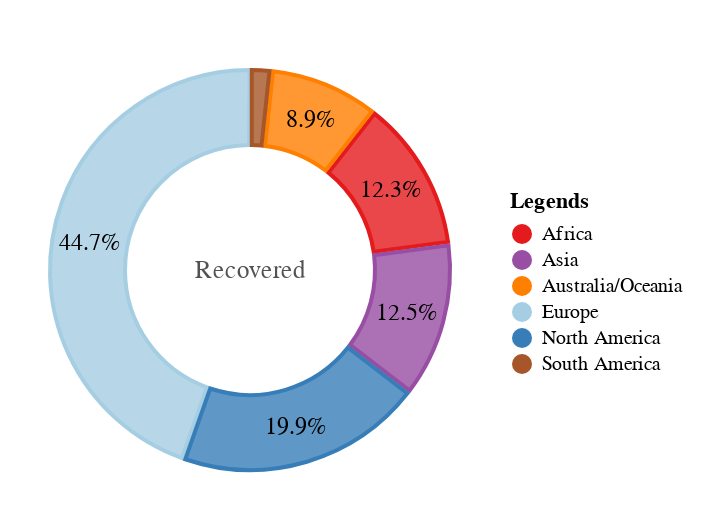

Here is the Vega-Lite specification saved for this chart:
### Vega specification from a JSON file in a GitHub repository (floating-point values rounded to 4 significant figures)
{"$schema": "https://vega.github.io/schema/vega/v3.0.json", "width": 250, "height": 250, "padding": {"top": 10}, "background": null, "config": {"view": {"stroke": "transparent"}}, "signals": [{"name": "startAngle", "value": 0}, {"name": "endAngle", "value": 6.29}, {"name": "padAngle", "value": 0}, {"name": "sort", "value": true}, {"name": "strokeWidth", "value": 2}, {"name": "selected", "value": "", "on": [{"events": "mouseover", "update": "datum"}]}], "data": [{"name": "table", "values": [{"Continent": "Africa", "Recovered": 1162145}, {"Continent": "Asia", "Recovered": 1182405}, {"Continent": "Australia/Oceania", "Recovered": 836665}, {"Continent": "Europe", "Recovered": 4216364}, {"Continent": "North America", "Recovered": 1880693}, {"Continent": "South America", "Recovered": 159611}], "transform": [{"type": "pie", "field": "Recovered", "startAngle": {"signal": "startAngle"}, "endAngle": {"signal": "endAngle"}, "sort": {"signal": "sort"}}]}, {"name": "fieldSum", "source": "table", "transform": [{"type": "aggregate", "fields": ["Recovered"], "ops": ["sum"], "as": ["sum"]}]}], "legends": [{"fill": "color", "title": "Legends", "orient": "none", "padding": {"value": 10}, "encode": {"symbols": {"enter": {"fillOpacity": {"value": 1}}}, "legend": {"update": {"x": {"signal": "(width / 2) + if(selected && selected.Continent == datum.Continent, if(width >= height, height, width) / 2 * 1.1 * 0.8, if(width >= height, height, width) / 2 * 0.8)", "offset": 20}, "y": {"signal": "(height / 2)", "offset": -50}}}}}], "scales": [{"name": "color", "type": "ordinal", "range": ["#e41a1c", "#984ea3", "#ff7f00", "#a6cee3", "#377eb8", "#a65628"]}], "marks": [{"type": "arc", "from": {"data": "table"}, "encode": {"enter": {"fill": {"scale": "color", "field": "Continent"}, "x": {"signal": "width / 2"}, "y": {"signal": "height / 2"}}, "update": {"startAngle": {"field": "startAngle"}, "endAngle": {"field": "endAngle"}, "padAngle": {"signal": "if(selected && selected.Continent == datum.Continent, 0.015, 0.015)"}, "innerRadius": {"signal": "if(selected && selected.Continent == datum.Continent, if(width >= height, height, width) / 2 * 0.45, if(width >= height, height, width) / 2 * 0.5)"}, "outerRadius": {"signal": "if(selected && selected.Continent == datum.Continent, if(width >= height, height, width) / 2 * 1.05 * 0.8, if(width >= height, height, width) / 2 * 0.8)"}, "opacity": {"signal": "if(selected && selected.Continent !== datum.Continent, 1, 1)"}, "stroke": {"signal": "scale('color', datum.Continent)"}, "strokeWidth": {"signal": "strokeWidth"}, "fillOpacity": {"signal": "if(selected && selected.Continent == datum.Continent, 0.8, 0.8)"}, "tooltip": {"signal": "{'Continent': datum.Continent, 'Recovered': datum.Recovered}"}}}}, {"type": "text", "encode": {"enter": {"fill": {"value": "#525252"}, "text": {"value": ""}}, "update": {"opacity": {"value": 2}, "x": {"signal": "width / 2"}, "y": {"signal": "height / 2"}, "align": {"value": "center"}, "baseline": {"value": "middle"}, "fontSize": {"signal": "if(width >= height, height, width) * 0.05"}, "text": {"value": "Recovered"}}}}, {"name": "mark_recovered", "type": "text", "from": {"data": "table"}, "encode": {"enter": {"text": {"signal": "if(datum['endAngle'] - datum['startAngle'] < 0.3, '', format((datum['endAngle'] - datum['startAngle']) / (2 * PI), '.1%'))"}, "x": {"signal": "if(width >= height, height, width) / 2"}, "y": {"signal": "if(width >= height, height, width) / 2"}, "radius": {"signal": "if(selected && selected.Continent == datum.Continent, if(width >= height, height, width) / 2 * 1.05 * 0.65, if(width >= height, height, width) / 2 * 0.65)"}, "theta": {"signal": "(datum['startAngle'] + datum['endAngle'])/2"}, "fill": {"value": "#000000"}, "fontSize": {"value": 12}, "align": {"value": "center"}, "baseline": {"value": "middle"}}}}]}
